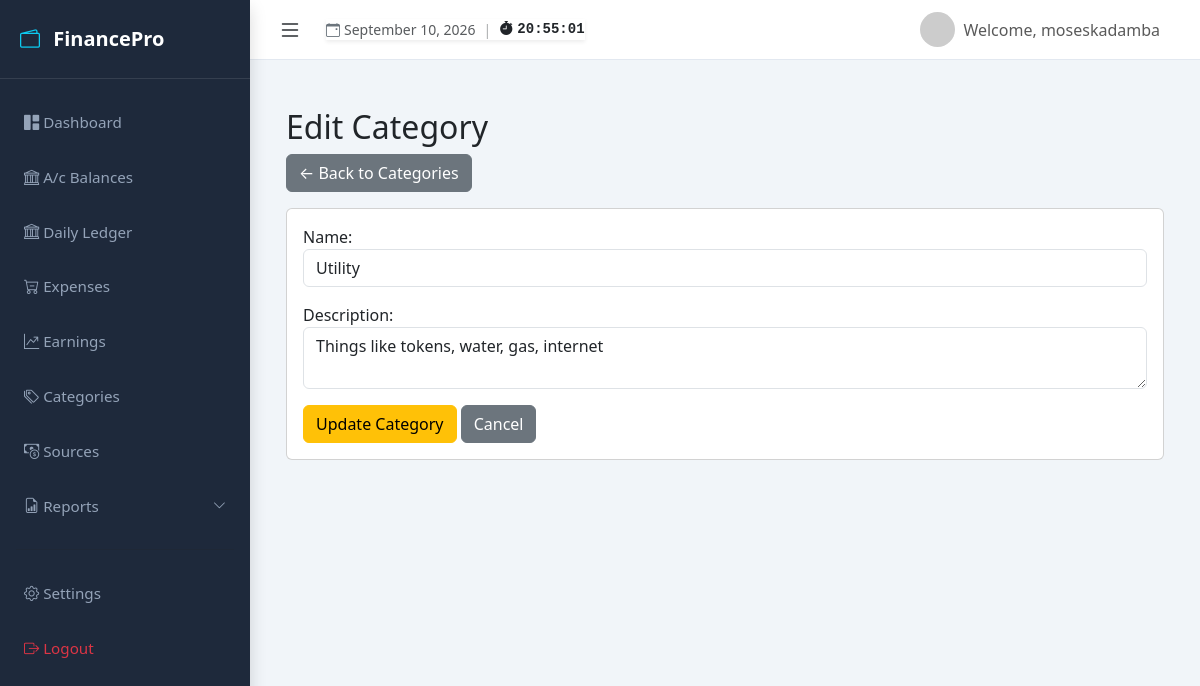
Screenshot of /categories/edit/14/ (signed in) with the database file from the repository.
### myapp/models.py (models this page shows, shortened)
class Category(models.Model):
    user = models.ForeignKey(User, on_delete=models.CASCADE, related_name='categories')
    name = models.CharField(max_length=100)
    description = models.TextField(blank=True, null=True)
    created_at = models.DateTimeField(auto_now_add=True)
    class Meta:
        verbose_name_plural = "Categories"
        ordering = ['name']
        unique_together = ('user', 'name')

### myapp/views.py (the view)
# urls.py: path('categories/edit/<int:pk>/', views.edit_category, name='edit_category'),
@login_required
def edit_category(request, pk):
    category = get_object_or_404(Category, pk=pk, user=request.user)
    if request.method == 'POST':
        form = CategoryForm(request.POST, instance=category, user=request.user)
        if form.is_valid():
            form.save()
            messages.success(request, "Category updated!")
            return redirect('expenses:category_list')
    else:
        form = CategoryForm(instance=category, user=request.user)
    return render(request, 'myapp/edit_category.html', {'form': form, 'category': category})

### myapp/forms.py (shortened to what this page needs)
class CategoryForm(forms.ModelForm):
    class Meta:
        model = Category
        fields = ['name', 'description']
        widgets = {
            'name': forms.TextInput(attrs={'class': 'form-control', 'placeholder': 'e.g., Groceries, Transport'}),
            'description': forms.Textarea(attrs={'class': 'form-control', 'rows': 2, 'placeholder': 'Optional description'}),
        }
    def __init__(self, *args, **kwargs):
        self.user = kwargs.pop('user', None)
        super().__init__(*args, **kwargs)

### myapp/context_processors.py (called while the page is built)
def global_tracker_context(request):
    user_tz_name = settings.TIME_ZONE
    if request.user.is_authenticated:
        try:
            profile = request.user.profile
            user_tz_name = profile.timezone
        except UserProfile.DoesNotExist:
            pass
    try:
        timezone.activate(user_tz_name)
        active_date = timezone.localdate()
    except Exception:
        timezone.activate(settings.TIME_ZONE)
        user_tz_name = settings.TIME_ZONE
        active_date = timezone.localdate()
    return {
        'timezone_name': user_tz_name,
        'today': active_date
    }

### myapp/templates/myapp/edit_category.html (shortened to what this page needs)
{% extends 'myapp/base.html' %}
{% block content %}
<body>
    <div class="container mt-4">
        <h2>Edit Category</h2>
        <a href="{% url 'expenses:category_list' %}" class="btn btn-secondary mb-3">← Back to Categories</a>
        <div class="card">
            <div class="card-body">
                <form method="post">
                    <div class="mb-3">
                        {{ form.name.label_tag }}
                        {{ form.name }}
                    </div>
                    <div class="mb-3">
                        {{ form.description.label_tag }}
                        {{ form.description }}
                    </div>
                    <button type="submit" class="btn btn-warning">Update Category</button>
                    <a href="{% url 'expenses:category_list' %}" class="btn btn-secondary">Cancel</a>
                </form>
            </div>
        </div>
    </div>
</body>
{% endblock %}

### myapp/templates/myapp/base.html (shortened to what this page needs)
<!DOCTYPE html>
<html lang="en">
<head>
    <link href="https://cdn.jsdelivr.net/npm/bootstrap@5.3.3/dist/css/bootstrap.min.css" rel="stylesheet">
    <link rel="stylesheet" href="https://cdn.jsdelivr.net/npm/bootstrap-icons@1.11.3/font/bootstrap-icons.min.css">
</head>
<body>
<div class="d-flex" id="wrapper">
    <div id="sidebar-wrapper" class="shadow">
        <div class="sidebar-heading d-flex justify-content-between align-items-center">
            <span><i class="bi bi-wallet2 me-2 text-info"></i> FinancePro</span>
        </div>
        <div class="nav flex-column py-3">
            <a href="{% url 'expenses:dashboard' %}" class="nav-link {% if request.resolver_match.url_name == 'dashboard' %}active{% endif %}">
                <i class="bi bi-grid-1x2-fill"></i> Dashboard
            </a>
            <a href="{% url 'expenses:account_dashboard_main' %}" class="nav-link {% if request.resolver_match.url_name == 'account_dashboard_main' %}active{% endif %}">
                <i class="bi bi-bank"></i> A/c Balances
            </a>
            <a href="{% url 'expenses:daily_ledger' %}" class="nav-link {% if request.resolver_match.url_name == 'daily_ledger' %}active{% endif %}">
                <i class="bi bi-bank"></i> Daily Ledger
            </a>
            <a href="{% url 'expenses:home' %}" class="nav-link d-flex justify-content-between align-items-center {% if request.resolver_match.url_name in 'home,add_expense' %}active fw-bold text-white{% endif %}">
                <span><i class="bi bi-cart-dash"></i> Expenses</span>
            </a>
            <a href="{% url 'expenses:earning_list' %}" class="nav-link d-flex justify-content-between align-items-center ">
                <span><i class="bi bi-graph-up-arrow"></i> Earnings</span>
            </a>
            <a href="{% url 'expenses:category_list' %}" class="nav-link d-flex justify-content-between align-items-center {% if request.resolver_match.url_name in 'add_category,category_list' %}active fw-bold text-white{% endif %}">
                <span><i class="bi bi-tags"></i> Categories</span>
            </a>
            <a href="{% url 'expenses:source_list' %}" class="nav-link d-flex justify-content-between align-items-center {% if request.resolver_match.url_name in 'add_source,source_list' %}active fw-bold text-white{% endif %}">
                <span><i class="bi bi-cash-coin"></i> Sources</span>
            </a>
            <a class="nav-link d-flex justify-content-between align-items-center"
               data-bs-toggle="collapse"
               href="#reportsCollapse"
               role="button"
               aria-expanded="false"
               aria-controls="reportsCollapse">
                <span><i class="bi bi-file-earmark-bar-graph"></i> Reports</span>
                <i class="bi bi-chevron-down small"></i>
            </a>
            <hr class="mx-3">
            <a href="{% url 'expenses:settings' %}" class="nav-link {% if request.resolver_match.url_name == 'settings' %}active{% endif %}">
                <i class="bi bi-gear"></i> Settings
            </a>
            <a href="{% url 'expenses:logout' %}" class="text-danger nav-link {% if request.resolver_match.url_name == 'logout' %}active{% endif %}">
                <i class="bi bi-box-arrow-right"></i> Logout
            </a>
        </div>
    </div>
    <div id="page-content-wrapper">
        <nav class="navbar navbar-expand-lg navbar-light px-4">
            <div class="d-flex align-items-center gap-3">
                <button class="btn btn-outline-dark border-0 p-1 me-1" id="sidebarToggle">
                    <i class="bi bi-list fs-4"></i>
                </button>
                <div class="clock-badge-container d-none d-sm-flex align-items-center gap-2 small shadow-sm">
                    <span class="text-secondary d-flex align-items-center gap-1">
                        <i class="bi bi-calendar-event text-green"></i>
                        <span class="fw-medium text-dark opacity-75">{{ today|date:"F j, Y" }}</span>
                    </span>
                    <span class="text-muted opacity-50">|</span>
                    <span class="font-monospace fw-bold text-green d-flex align-items-center gap-1">
                        <i class="bi bi-stopwatch-fill"></i>
                        <span id="liveClock">--:--:--</span>
                    </span>
                </div>
            </div>
            <div class="ms-auto d-flex align-items-center">
                <a href="#" class="d-flex align-items-center text-decoration-none text-dark">
                    <img src="https://ui-avatars.com/api/?name={{ user.username }}&background=0D8ABC&color=fff" class="rounded-circle me-2" width="35">
                    {% if user.is_authenticated %}
                        <span class="navbar-text me-3">Welcome, {{ user.username }}</span>
                    {% else %}
                        <a href="{% url 'management:login' %}" class="btn btn-primary">Login</a>
                    {% endif %}
                </a>
            </div>
        </nav>
        <div class="container-fluid p-4">
            {% block content %}{% endblock %}
        </div>
    </div>
</div>
</body>
</html>

### myapp/templates/myapp/base.html (style rules this page uses)
:root { --sidebar-width: 250px; --top-nav-height: 60px; --dark-bg: #1e293b; --accent-color: #38bdf8; }
body { background-color: #f1f5f9; overflow-x: hidden; width: 100vw; }
#wrapper { display: flex; width: 100%; }
#sidebar-wrapper { height: 100vh; width: var(--sidebar-width); background-color: var(--dark-bg); transition: all 0.3s ease; position: fixed; top: 0; left: 0; z-index: 1050; display: flex; flex-direction: column; }
#sidebar-wrapper .sidebar-heading { padding: 1.5rem 1.25rem; font-size: 1.25rem; color: white; font-weight: bold; border-bottom: 1px solid rgba(255,255,255,0.1); }
#sidebar-wrapper .nav-link { padding: 1rem 1.5rem; color: #94a3b8; font-size: 0.95rem; }
#page-content-wrapper { width: 100%; min-height: 100vh; transition: all 0.3s ease; margin-left: var(--sidebar-width); }
.navbar { height: var(--top-nav-height); background-color: white !important; border-bottom: 1px solid #e2e8f0; position: sticky; top: 0; z-index: 1000; }
#sidebar-wrapper .nav-link[data-bs-toggle="collapse"] { cursor: pointer; }

### rows the page displays
Category: name "Utility", description "Things like tokens, water, gas, internet"

### other values shown
{{ today|date:"F j, Y" }} "September 10, 2026"
{{ user.username }} "moseskadamba"
